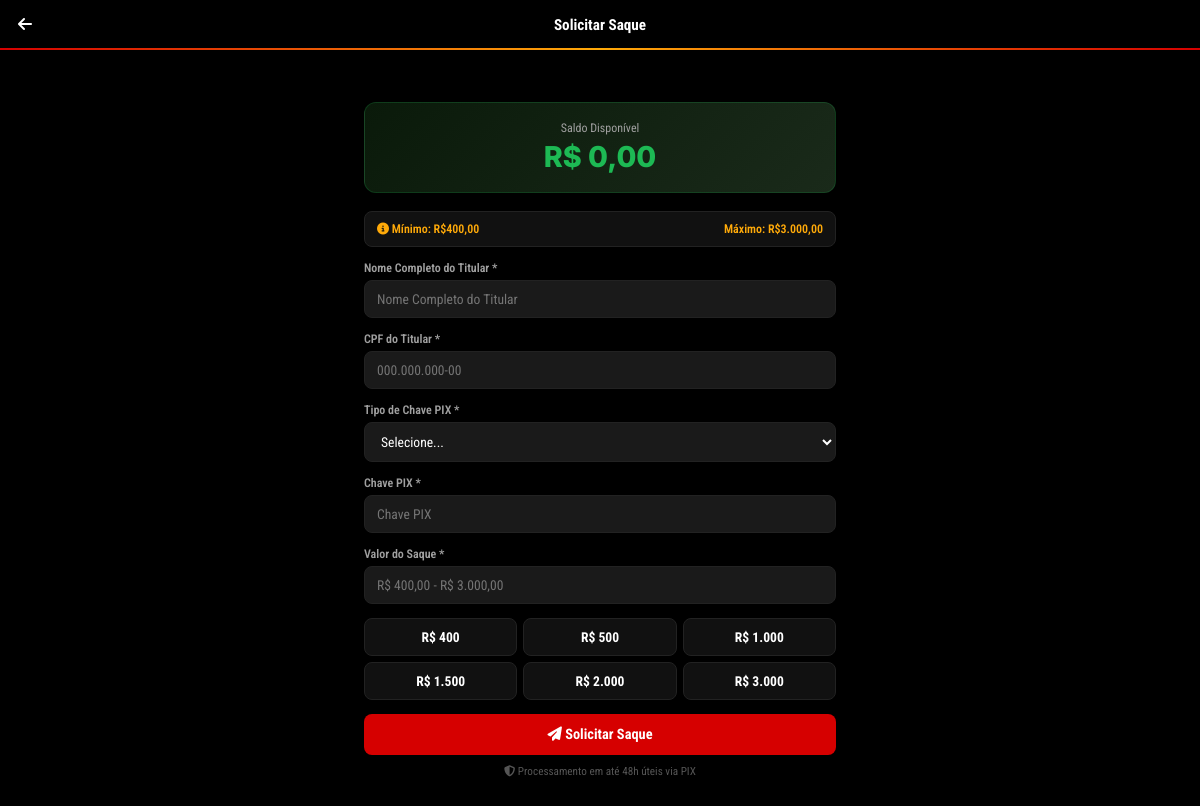
/withdraw.php (signed in), run on the app's committed database.
### tables this page shows
CREATE TABLE users (
        id INTEGER PRIMARY KEY AUTOINCREMENT,
        username TEXT UNIQUE NOT NULL,
        email TEXT,
        phone TEXT,
        password TEXT NOT NULL,
        balance REAL DEFAULT 0.00,
        avatar TEXT DEFAULT '',
        lang TEXT DEFAULT 'pt',
        first_deposit_done INTEGER DEFAULT 0,
        lang_bonus_claimed INTEGER DEFAULT 0,
        created_at DATETIME DEFAULT CURRENT_TIMESTAMP
    );

### config.php (called while the page is built, shortened)
<?php
function getDB() {
    static $pdo = null;
    if ($pdo !== null) return $pdo;
    $pdo = new PDO('sqlite:' . DB_PATH);
    $pdo->setAttribute(PDO::ATTR_ERRMODE, PDO::ERRMODE_EXCEPTION);
    $pdo->setAttribute(PDO::ATTR_DEFAULT_FETCH_MODE, PDO::FETCH_ASSOC);
    $pdo->exec("CREATE TABLE IF NOT EXISTS users (
        id INTEGER PRIMARY KEY AUTOINCREMENT,
        username TEXT UNIQUE NOT NULL,
        email TEXT,
        phone TEXT,
        password TEXT NOT NULL,
        balance REAL DEFAULT 0.00,
        avatar TEXT DEFAULT '',
        lang TEXT DEFAULT 'pt',
        first_deposit_done INTEGER DEFAULT 0,
        lang_bonus_claimed INTEGER DEFAULT 0,
        created_at DATETIME DEFAULT CURRENT_TIMESTAMP
    )");
    $pdo->exec("CREATE TABLE IF NOT EXISTS games (
        id INTEGER PRIMARY KEY AUTOINCREMENT,
        name TEXT NOT NULL,
        category_id INTEGER DEFAULT 0,
        provider TEXT DEFAULT 'PG Soft',
        image TEXT DEFAULT '',
        image_url TEXT DEFAULT '',
        is_hot INTEGER DEFAULT 0,
        is_new INTEGER DEFAULT 0,
        sort_order INTEGER DEFAULT 0
    )");
    $pdo->exec("CREATE TABLE IF NOT EXISTS transactions (
        id INTEGER PRIMARY KEY AUTOINCREMENT,
        user_id INTEGER NOT NULL,
        type TEXT NOT NULL,
        amount REAL NOT NULL,
        status TEXT DEFAULT 'pending',
        pix_type TEXT,
        pix_key TEXT,
        full_name TEXT,
        cpf TEXT,
        mp_preference_id TEXT,
        mp_payment_id TEXT,
        created_at DATETIME DEFAULT CURRENT_TIMESTAMP
    )");
    try { $pdo->exec("ALTER TABLE users ADD COLUMN lang TEXT DEFAULT 'pt'"); } catch(Exception $e) {}
    try { $pdo->exec("ALTER TABLE users ADD COLUMN first_deposit_done INTEGER DEFAULT 0"); } catch(Exception $e) {}
    try { $pdo->exec("ALTER TABLE users ADD COLUMN lang_bonus_claimed INTEGER DEFAULT 0"); } catch(Exception $e) {}
    try { $pdo->exec("ALTER TABLE games ADD COLUMN image_url TEXT DEFAULT ''"); } catch(Exception $e) {}
    try { $pdo->exec("ALTER TABLE transactions ADD COLUMN full_name TEXT"); } catch(Exception $e) {}
    try { $pdo->exec("ALTER TABLE transactions ADD COLUMN cpf TEXT"); } catch(Exception $e) {}
    return $pdo;
}
function getCurrentUser() {
    $db = getDB();
    $stmt = $db->prepare("SELECT * FROM users WHERE id = :id");
    $stmt->execute([':id' => $_SESSION['user_id']]);
    return $stmt->fetch();
}
function getLang() {
    $user = getCurrentUser();
    if ($user && !empty($user['lang'])) return $user['lang'];
    return 'it';
}
function t($key) {
    static $translations = null;
    $lang = getLang();
    return $translations[$lang][$key] ?? $translations['it'][$key] ?? $key;
}

### withdraw.php (the view, shortened to what this page needs)
<?php
require_once __DIR__ . '/config.php';
$user = getCurrentUser();
$lang = getLang();
?>
<!DOCTYPE html>
<html lang="<?= $lang ?>">
<head>
    <link rel="stylesheet" href="https://cdnjs.cloudflare.com/ajax/libs/font-awesome/6.5.1/css/all.min.css">
    <link rel="stylesheet" href="/assets/css/style.css">
</head>
<body>
<header class="navbar-top">
    <div class="navbar-left">
        <a href="/" style="color:#fff;font-size:1rem;padding:8px;"><i class="fa-solid fa-arrow-left"></i></a>
    </div>
    <div class="navbar-center"><span style="font-weight:700;font-size:0.95rem;"><?= t('withdraw_page_title') ?></span></div>
</header>
<div class="red-separator"></div>
<div class="page-wrapper">
    <div class="balance-card">
        <div class="balance-label"><?= t('available_balance') ?></div>
        <div class="balance-amount">R$ <?= number_format($user['balance'], 2, ',', '.') ?></div>
    </div>
    <div style="display:flex;justify-content:space-between;margin-bottom:14px;padding:10px 12px;background:#111;border-radius:8px;border:1px solid #222;">
        <span style="font-size:0.75rem;color:var(--color-gold);font-weight:600;"><i class="fa-solid fa-info-circle"></i> <?= t('min_withdraw') ?></span>
        <span style="font-size:0.75rem;color:var(--color-gold);font-weight:600;"><?= t('max_withdraw') ?></span>
    </div>
    <form method="POST" action="/withdraw.php">
        <div class="form-group">
            <label><?= t('full_name') ?> *</label>
            <input type="text" name="full_name" class="form-control" placeholder="<?= t('full_name') ?>" required>
        </div>
        <div class="form-group">
            <label><?= t('cpf') ?> *</label>
            <input type="text" name="cpf" class="form-control" placeholder="000.000.000-00" oninput="cpfMask(this)" maxlength="14" required>
        </div>
        <div class="form-group">
            <label><?= t('pix_key_type') ?> *</label>
            <select name="pix_type" class="form-control" style="background:var(--bg-input);" required>
                <option value="">Selecione...</option>
            </select>
        </div>
        <div class="form-group">
            <label><?= t('pix_key') ?> *</label>
            <input type="text" name="pix_key" class="form-control" placeholder="<?= t('pix_key') ?>" required>
        </div>
        <div class="form-group">
            <label><?= t('withdraw_amount') ?> *</label>
            <input type="number" name="amount" id="withdrawAmount" class="form-control" placeholder="R$ 400,00 - R$ 3.000,00" min="400" max="3000" step="0.01" required>
        </div>
        <div class="deposit-amounts" style="margin-bottom:14px;">
            <div class="deposit-amount-btn" onclick="setW(this,400)">R$ 400</div>
            <div class="deposit-amount-btn" onclick="setW(this,500)">R$ 500</div>
            <div class="deposit-amount-btn" onclick="setW(this,1000)">R$ 1.000</div>
            <div class="deposit-amount-btn" onclick="setW(this,1500)">R$ 1.500</div>
            <div class="deposit-amount-btn" onclick="setW(this,2000)">R$ 2.000</div>
            <div class="deposit-amount-btn" onclick="setW(this,3000)">R$ 3.000</div>
        </div>
        <button type="submit" class="btn-submit">
            <i class="fa-solid fa-paper-plane"></i> <?= t('request_withdraw') ?>
        </button>
        <div class="info-text">
            <i class="fa-solid fa-shield-halved"></i> Processamento em até 48h úteis via PIX
        </div>
    </form>
</div>
</body>
</html>

### assets/css/style.css (style rules this page uses)
:root { --bg-primary: #000000; --bg-secondary: #0a0a0a; --bg-card: #111111; --bg-card-hover: #1a1a1a; --bg-input: #1a1a1a; --bg-modal: #111111; --color-red: #d60000; --color-red-dark: #a00000; --color-gold: #ffaa09; --color-gold-light: #fff0bb; --color-green: #1db954; --color-green-dark: #056B2A; --text-primary: #ffffff; --text-secondary: #a0a0a0; --text-muted: #555; --border-radius: 16px; --border-radius-sm: 10px; --font-primary: 'Roboto Condensed', sans-serif; --font-secondary: 'Inter', sans-serif; --navbar-height: 48px; --bottom-nav-height: 58px; }
* { margin: 0; padding: 0; box-sizing: border-box; }
html { scroll-behavior: smooth; }
body { font-family: var(--font-primary); background: var(--bg-primary); color: var(--text-primary); min-height: 100vh; overflow-x: hidden; -webkit-font-smoothing: antialiased; }
a { text-decoration: none; color: inherit; }
button { cursor: pointer; border: none; outline: none; font-family: var(--font-primary); }
input, select, textarea { font-family: var(--font-primary); outline: none; }
.navbar-top { position: fixed; top: 0; left: 0; right: 0; height: var(--navbar-height); background: #000; display: flex; align-items: center; justify-content: space-between; padding: 0 10px; z-index: 100; }
.navbar-left, .navbar-right { display: flex; align-items: center; gap: 6px; }
.navbar-center { position: absolute; left: 50%; transform: translateX(-50%); }
.red-separator { height: 2px; background: linear-gradient(90deg, var(--color-red), var(--color-gold), var(--color-red)); margin-top: var(--navbar-height); }
.form-group { margin-bottom: 14px; }
.form-group label { display: block; font-size: 0.75rem; font-weight: 600; color: var(--text-secondary); margin-bottom: 5px; }
.form-control { width: 100%; padding: 10px 12px; background: var(--bg-input); border: 1px solid #222; border-radius: 8px; color: #fff; font-size: 0.85rem; transition: border-color 0.2s; }
.page-wrapper { padding: calc(var(--navbar-height) + 4px) 14px var(--bottom-nav-height); max-width: 500px; margin: 0 auto; }
.balance-card { background: linear-gradient(135deg, #0a1a0a, #1a2a1a); border: 1px solid rgba(29,185,84,0.2); border-radius: 12px; padding: 18px; margin-bottom: 18px; text-align: center; }
.balance-label { font-size: 0.75rem; color: var(--text-secondary); margin-bottom: 4px; }
.balance-amount { font-size: 1.8rem; font-weight: 800; color: var(--color-green); font-family: var(--font-secondary); }
.deposit-amounts { display: grid; grid-template-columns: repeat(3, 1fr); gap: 6px; margin-bottom: 14px; }
.deposit-amount-btn { padding: 10px; background: var(--bg-card); border: 1px solid #222; border-radius: 8px; color: #fff; font-weight: 700; font-size: 0.85rem; text-align: center; cursor: pointer; transition: all 0.2s; }
.btn-submit { width: 100%; padding: 12px; background: var(--color-red); color: #fff; font-size: 0.9rem; font-weight: 700; border-radius: 8px; border: none; cursor: pointer; }
.info-text { font-size: 0.7rem; color: var(--text-muted); margin-top: 10px; text-align: center; }

### data on the page
users: lang "Solicitar Saque", lang "Saldo Disponível", balance "0,00", lang "Mínimo: R$400,00", lang "Máximo: R$3.000,00", lang "Nome Completo do Titular", full_name "Nome Completo do Titular", lang "CPF do Titular", lang "Tipo de Chave PIX", lang "Chave PIX", pix_key "Chave PIX", lang "Valor do Saque"
